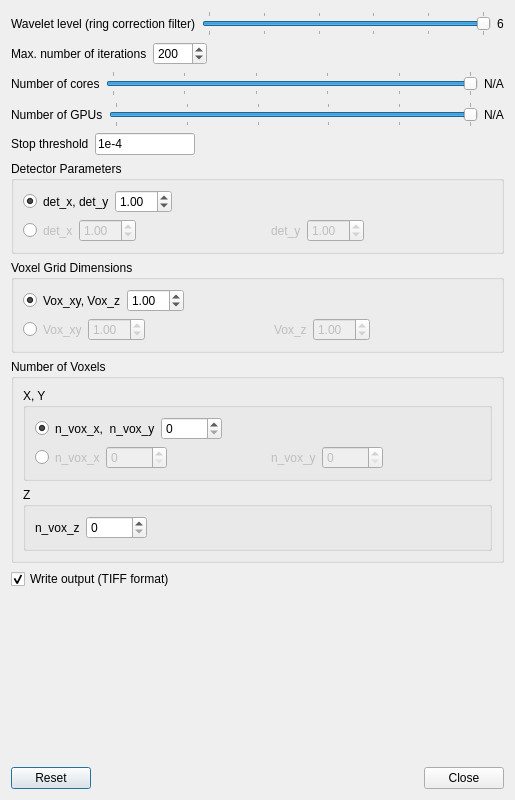
<?xml version="1.0" encoding="UTF-8"?>
<ui version="4.0">
 <class>Dialog</class>
 <widget class="QDialog" name="Dialog">
  <property name="windowModality">
   <enum>Qt::WindowModal</enum>
  </property>
  <property name="geometry">
   <rect>
    <x>0</x>
    <y>0</y>
    <width>515</width>
    <height>800</height>
   </rect>
  </property>
  <property name="minimumSize">
   <size>
    <width>500</width>
    <height>800</height>
   </size>
  </property>
  <property name="maximumSize">
   <size>
    <width>515</width>
    <height>800</height>
   </size>
  </property>
  <property name="windowTitle">
   <string>Dialog</string>
  </property>
  <property name="modal">
   <bool>true</bool>
  </property>
  <layout class="QVBoxLayout" name="verticalLayout_3">
   <item>
    <layout class="QHBoxLayout" name="horizontalLayout_5">
     <item>
      <widget class="QLabel" name="label">
       <property name="text">
        <string>Wavelet level (ring correction filter)</string>
       </property>
      </widget>
     </item>
     <item>
      <widget class="QSlider" name="wavelet_level_slider">
       <property name="minimum">
        <number>1</number>
       </property>
       <property name="maximum">
        <number>6</number>
       </property>
       <property name="pageStep">
        <number>1</number>
       </property>
       <property name="value">
        <number>6</number>
       </property>
       <property name="orientation">
        <enum>Qt::Horizontal</enum>
       </property>
       <property name="tickPosition">
        <enum>QSlider::TicksBothSides</enum>
       </property>
      </widget>
     </item>
     <item>
      <widget class="QLabel" name="wavelet_level_label">
       <property name="text">
        <string>6</string>
       </property>
      </widget>
     </item>
    </layout>
   </item>
   <item>
    <layout class="QHBoxLayout" name="horizontalLayout_6">
     <item>
      <widget class="QLabel" name="label_2">
       <property name="text">
        <string>Max. number of iterations</string>
       </property>
      </widget>
     </item>
     <item>
      <widget class="QSpinBox" name="max_nbr_iterations_spinBox">
       <property name="minimum">
        <number>1</number>
       </property>
       <property name="maximum">
        <number>1000</number>
       </property>
       <property name="value">
        <number>200</number>
       </property>
      </widget>
     </item>
     <item>
      <spacer name="horizontalSpacer_8">
       <property name="orientation">
        <enum>Qt::Horizontal</enum>
       </property>
       <property name="sizeHint" stdset="0">
        <size>
         <width>40</width>
         <height>20</height>
        </size>
       </property>
      </spacer>
     </item>
    </layout>
   </item>
   <item>
    <layout class="QHBoxLayout" name="horizontalLayout_7">
     <item>
      <widget class="QLabel" name="label_3">
       <property name="text">
        <string>Number of cores</string>
       </property>
      </widget>
     </item>
     <item>
      <widget class="QSlider" name="nbr_cores_slider">
       <property name="minimum">
        <number>1</number>
       </property>
       <property name="maximum">
        <number>6</number>
       </property>
       <property name="pageStep">
        <number>1</number>
       </property>
       <property name="value">
        <number>6</number>
       </property>
       <property name="orientation">
        <enum>Qt::Horizontal</enum>
       </property>
       <property name="tickPosition">
        <enum>QSlider::TicksBothSides</enum>
       </property>
      </widget>
     </item>
     <item>
      <widget class="QLabel" name="nbr_cores_label">
       <property name="text">
        <string>N/A</string>
       </property>
      </widget>
     </item>
    </layout>
   </item>
   <item>
    <layout class="QHBoxLayout" name="horizontalLayout_8">
     <item>
      <widget class="QLabel" name="number_of_gpu_first_label">
       <property name="text">
        <string>Number of GPUs</string>
       </property>
      </widget>
     </item>
     <item>
      <widget class="QSlider" name="nbr_gpu_slider">
       <property name="minimum">
        <number>1</number>
       </property>
       <property name="maximum">
        <number>6</number>
       </property>
       <property name="pageStep">
        <number>1</number>
       </property>
       <property name="value">
        <number>6</number>
       </property>
       <property name="orientation">
        <enum>Qt::Horizontal</enum>
       </property>
       <property name="tickPosition">
        <enum>QSlider::TicksBothSides</enum>
       </property>
      </widget>
     </item>
     <item>
      <widget class="QLabel" name="nbr_gpu_label">
       <property name="text">
        <string>N/A</string>
       </property>
      </widget>
     </item>
    </layout>
   </item>
   <item>
    <layout class="QHBoxLayout" name="horizontalLayout_9">
     <item>
      <widget class="QLabel" name="label_5">
       <property name="text">
        <string>Stop threshold</string>
       </property>
      </widget>
     </item>
     <item>
      <widget class="QLineEdit" name="stop_threshold_lineEdit">
       <property name="minimumSize">
        <size>
         <width>100</width>
         <height>0</height>
        </size>
       </property>
       <property name="maximumSize">
        <size>
         <width>100</width>
         <height>16777215</height>
        </size>
       </property>
       <property name="text">
        <string>1e-4</string>
       </property>
      </widget>
     </item>
     <item>
      <spacer name="horizontalSpacer_11">
       <property name="orientation">
        <enum>Qt::Horizontal</enum>
       </property>
       <property name="sizeHint" stdset="0">
        <size>
         <width>40</width>
         <height>20</height>
        </size>
       </property>
      </spacer>
     </item>
    </layout>
   </item>
   <item>
    <widget class="QGroupBox" name="groupBox">
     <property name="title">
      <string>Detector Parameters</string>
     </property>
     <layout class="QVBoxLayout" name="verticalLayout_4">
      <item>
       <layout class="QHBoxLayout" name="horizontalLayout_2">
        <item>
         <widget class="QRadioButton" name="det_x_y_radioButton">
          <property name="text">
           <string/>
          </property>
          <property name="checked">
           <bool>true</bool>
          </property>
         </widget>
        </item>
        <item>
         <widget class="QLabel" name="det_x_y_label">
          <property name="text">
           <string>det_x, det_y</string>
          </property>
         </widget>
        </item>
        <item>
         <widget class="QDoubleSpinBox" name="det_x_y_doubleSpinBox">
          <property name="minimum">
           <double>0.000000000000000</double>
          </property>
          <property name="value">
           <double>1.000000000000000</double>
          </property>
         </widget>
        </item>
        <item>
         <spacer name="horizontalSpacer_3">
          <property name="orientation">
           <enum>Qt::Horizontal</enum>
          </property>
          <property name="sizeHint" stdset="0">
           <size>
            <width>40</width>
            <height>20</height>
           </size>
          </property>
         </spacer>
        </item>
       </layout>
      </item>
      <item>
       <layout class="QHBoxLayout" name="horizontalLayout">
        <item>
         <widget class="QRadioButton" name="det_x_det_x_radioButton">
          <property name="text">
           <string/>
          </property>
         </widget>
        </item>
        <item>
         <widget class="QLabel" name="det_x_label">
          <property name="enabled">
           <bool>false</bool>
          </property>
          <property name="text">
           <string>det_x</string>
          </property>
         </widget>
        </item>
        <item>
         <widget class="QDoubleSpinBox" name="det_x_doubleSpinBox">
          <property name="enabled">
           <bool>false</bool>
          </property>
          <property name="minimum">
           <double>0.000000000000000</double>
          </property>
          <property name="value">
           <double>1.000000000000000</double>
          </property>
         </widget>
        </item>
        <item>
         <spacer name="horizontalSpacer_2">
          <property name="orientation">
           <enum>Qt::Horizontal</enum>
          </property>
          <property name="sizeHint" stdset="0">
           <size>
            <width>40</width>
            <height>20</height>
           </size>
          </property>
         </spacer>
        </item>
        <item>
         <widget class="QLabel" name="det_y_label">
          <property name="enabled">
           <bool>false</bool>
          </property>
          <property name="text">
           <string>det_y</string>
          </property>
         </widget>
        </item>
        <item>
         <widget class="QDoubleSpinBox" name="det_y_doubleSpinBox">
          <property name="enabled">
           <bool>false</bool>
          </property>
          <property name="minimum">
           <double>0.000000000000000</double>
          </property>
          <property name="value">
           <double>1.000000000000000</double>
          </property>
         </widget>
        </item>
        <item>
         <spacer name="horizontalSpacer_14">
          <property name="orientation">
           <enum>Qt::Horizontal</enum>
          </property>
          <property name="sizeHint" stdset="0">
           <size>
            <width>40</width>
            <height>20</height>
           </size>
          </property>
         </spacer>
        </item>
       </layout>
      </item>
     </layout>
    </widget>
   </item>
   <item>
    <widget class="QGroupBox" name="groupBox_2">
     <property name="title">
      <string>Voxel Grid Dimensions</string>
     </property>
     <layout class="QVBoxLayout" name="verticalLayout">
      <item>
       <layout class="QHBoxLayout" name="horizontalLayout_3">
        <item>
         <widget class="QRadioButton" name="vox_xy_z_radioButton">
          <property name="text">
           <string/>
          </property>
          <property name="checked">
           <bool>true</bool>
          </property>
         </widget>
        </item>
        <item>
         <widget class="QLabel" name="vox_xy_z_label">
          <property name="text">
           <string>Vox_xy, Vox_z</string>
          </property>
         </widget>
        </item>
        <item>
         <widget class="QDoubleSpinBox" name="vox_xy_z_doubleSpinBox">
          <property name="minimum">
           <double>0.000000000000000</double>
          </property>
          <property name="value">
           <double>1.000000000000000</double>
          </property>
         </widget>
        </item>
        <item>
         <spacer name="horizontalSpacer_4">
          <property name="orientation">
           <enum>Qt::Horizontal</enum>
          </property>
          <property name="sizeHint" stdset="0">
           <size>
            <width>40</width>
            <height>20</height>
           </size>
          </property>
         </spacer>
        </item>
       </layout>
      </item>
      <item>
       <layout class="QHBoxLayout" name="horizontalLayout_4">
        <item>
         <widget class="QRadioButton" name="vox_xy_vox_z_radioButton">
          <property name="text">
           <string/>
          </property>
         </widget>
        </item>
        <item>
         <widget class="QLabel" name="vox_xy_label">
          <property name="enabled">
           <bool>false</bool>
          </property>
          <property name="text">
           <string>Vox_xy</string>
          </property>
         </widget>
        </item>
        <item>
         <widget class="QDoubleSpinBox" name="vox_xy_doubleSpinBox">
          <property name="enabled">
           <bool>false</bool>
          </property>
          <property name="minimum">
           <double>0.000000000000000</double>
          </property>
          <property name="value">
           <double>1.000000000000000</double>
          </property>
         </widget>
        </item>
        <item>
         <spacer name="horizontalSpacer_5">
          <property name="orientation">
           <enum>Qt::Horizontal</enum>
          </property>
          <property name="sizeHint" stdset="0">
           <size>
            <width>40</width>
            <height>20</height>
           </size>
          </property>
         </spacer>
        </item>
        <item>
         <widget class="QLabel" name="vox_z_label">
          <property name="enabled">
           <bool>false</bool>
          </property>
          <property name="text">
           <string>Vox_z</string>
          </property>
         </widget>
        </item>
        <item>
         <widget class="QDoubleSpinBox" name="vox_z_doubleSpinBox">
          <property name="enabled">
           <bool>false</bool>
          </property>
          <property name="minimum">
           <double>0.000000000000000</double>
          </property>
          <property name="value">
           <double>1.000000000000000</double>
          </property>
         </widget>
        </item>
        <item>
         <spacer name="horizontalSpacer_6">
          <property name="orientation">
           <enum>Qt::Horizontal</enum>
          </property>
          <property name="sizeHint" stdset="0">
           <size>
            <width>40</width>
            <height>20</height>
           </size>
          </property>
         </spacer>
        </item>
       </layout>
      </item>
     </layout>
    </widget>
   </item>
   <item>
    <widget class="QGroupBox" name="groupBox_3">
     <property name="title">
      <string>Number of Voxels</string>
     </property>
     <layout class="QVBoxLayout" name="verticalLayout_2">
      <item>
       <widget class="QGroupBox" name="groupBox_4">
        <property name="title">
         <string>X, Y</string>
        </property>
        <layout class="QVBoxLayout" name="verticalLayout_5">
         <item>
          <layout class="QHBoxLayout" name="horizontalLayout_12">
           <item>
            <widget class="QRadioButton" name="n_vox_x_y_radioButton">
             <property name="text">
              <string/>
             </property>
             <property name="checked">
              <bool>true</bool>
             </property>
            </widget>
           </item>
           <item>
            <widget class="QLabel" name="n_vox_x_n_vox_y_label">
             <property name="text">
              <string>n_vox_x,  n_vox_y</string>
             </property>
            </widget>
           </item>
           <item>
            <widget class="QSpinBox" name="n_vox_x_n_vox_y_spinBox">
             <property name="maximum">
              <number>10000</number>
             </property>
            </widget>
           </item>
           <item>
            <spacer name="horizontalSpacer_7">
             <property name="orientation">
              <enum>Qt::Horizontal</enum>
             </property>
             <property name="sizeHint" stdset="0">
              <size>
               <width>40</width>
               <height>20</height>
              </size>
             </property>
            </spacer>
           </item>
          </layout>
         </item>
         <item>
          <layout class="QHBoxLayout" name="horizontalLayout_13">
           <item>
            <widget class="QRadioButton" name="n_vox_x_n_vox_y_radioButton">
             <property name="text">
              <string/>
             </property>
            </widget>
           </item>
           <item>
            <widget class="QLabel" name="n_vox_x_label">
             <property name="enabled">
              <bool>false</bool>
             </property>
             <property name="text">
              <string>n_vox_x</string>
             </property>
            </widget>
           </item>
           <item>
            <widget class="QSpinBox" name="n_vox_x_spinBox">
             <property name="enabled">
              <bool>false</bool>
             </property>
             <property name="maximum">
              <number>10000</number>
             </property>
            </widget>
           </item>
           <item>
            <spacer name="horizontalSpacer_9">
             <property name="orientation">
              <enum>Qt::Horizontal</enum>
             </property>
             <property name="sizeHint" stdset="0">
              <size>
               <width>40</width>
               <height>20</height>
              </size>
             </property>
            </spacer>
           </item>
           <item>
            <widget class="QLabel" name="n_vox_y_label">
             <property name="enabled">
              <bool>false</bool>
             </property>
             <property name="text">
              <string>n_vox_y</string>
             </property>
            </widget>
           </item>
           <item>
            <widget class="QSpinBox" name="n_vox_y_spinBox">
             <property name="enabled">
              <bool>false</bool>
             </property>
             <property name="maximum">
              <number>10000</number>
             </property>
            </widget>
           </item>
           <item>
            <spacer name="horizontalSpacer_10">
             <property name="orientation">
              <enum>Qt::Horizontal</enum>
             </property>
             <property name="sizeHint" stdset="0">
              <size>
               <width>40</width>
               <height>20</height>
              </size>
             </property>
            </spacer>
           </item>
          </layout>
         </item>
        </layout>
       </widget>
      </item>
      <item>
       <widget class="QGroupBox" name="groupBox_5">
        <property name="title">
         <string>Z</string>
        </property>
        <layout class="QHBoxLayout" name="horizontalLayout_14">
         <item>
          <widget class="QLabel" name="n_vox_z_label">
           <property name="enabled">
            <bool>true</bool>
           </property>
           <property name="text">
            <string>n_vox_z</string>
           </property>
          </widget>
         </item>
         <item>
          <widget class="QSpinBox" name="n_vox_z_spinBox">
           <property name="maximum">
            <number>10000</number>
           </property>
          </widget>
         </item>
         <item>
          <spacer name="horizontalSpacer">
           <property name="orientation">
            <enum>Qt::Horizontal</enum>
           </property>
           <property name="sizeHint" stdset="0">
            <size>
             <width>40</width>
             <height>20</height>
            </size>
           </property>
          </spacer>
         </item>
        </layout>
       </widget>
      </item>
     </layout>
    </widget>
   </item>
   <item>
    <layout class="QHBoxLayout" name="horizontalLayout_10">
     <item>
      <widget class="QCheckBox" name="write_output_checkBox">
       <property name="text">
        <string>Write output (TIFF format)</string>
       </property>
       <property name="checked">
        <bool>true</bool>
       </property>
      </widget>
     </item>
     <item>
      <spacer name="horizontalSpacer_12">
       <property name="orientation">
        <enum>Qt::Horizontal</enum>
       </property>
       <property name="sizeHint" stdset="0">
        <size>
         <width>40</width>
         <height>20</height>
        </size>
       </property>
      </spacer>
     </item>
    </layout>
   </item>
   <item>
    <spacer name="verticalSpacer">
     <property name="orientation">
      <enum>Qt::Vertical</enum>
     </property>
     <property name="sizeHint" stdset="0">
      <size>
       <width>20</width>
       <height>32</height>
      </size>
     </property>
    </spacer>
   </item>
   <item>
    <layout class="QHBoxLayout" name="horizontalLayout_11">
     <item>
      <widget class="QPushButton" name="pushButton">
       <property name="text">
        <string>Reset</string>
       </property>
      </widget>
     </item>
     <item>
      <spacer name="horizontalSpacer_13">
       <property name="orientation">
        <enum>Qt::Horizontal</enum>
       </property>
       <property name="sizeHint" stdset="0">
        <size>
         <width>40</width>
         <height>20</height>
        </size>
       </property>
      </spacer>
     </item>
     <item>
      <widget class="QPushButton" name="close_button">
       <property name="text">
        <string>Close</string>
       </property>
      </widget>
     </item>
    </layout>
   </item>
  </layout>
 </widget>
 <tabstops>
  <tabstop>wavelet_level_slider</tabstop>
  <tabstop>max_nbr_iterations_spinBox</tabstop>
  <tabstop>nbr_cores_slider</tabstop>
  <tabstop>nbr_gpu_slider</tabstop>
  <tabstop>stop_threshold_lineEdit</tabstop>
  <tabstop>det_x_y_radioButton</tabstop>
  <tabstop>det_x_y_doubleSpinBox</tabstop>
  <tabstop>det_x_det_x_radioButton</tabstop>
  <tabstop>det_x_doubleSpinBox</tabstop>
  <tabstop>det_y_doubleSpinBox</tabstop>
  <tabstop>vox_xy_z_radioButton</tabstop>
  <tabstop>vox_xy_z_doubleSpinBox</tabstop>
  <tabstop>vox_xy_vox_z_radioButton</tabstop>
  <tabstop>vox_xy_doubleSpinBox</tabstop>
  <tabstop>vox_z_doubleSpinBox</tabstop>
  <tabstop>n_vox_x_y_radioButton</tabstop>
  <tabstop>n_vox_x_n_vox_y_spinBox</tabstop>
  <tabstop>n_vox_x_n_vox_y_radioButton</tabstop>
  <tabstop>n_vox_x_spinBox</tabstop>
  <tabstop>n_vox_y_spinBox</tabstop>
  <tabstop>n_vox_z_spinBox</tabstop>
  <tabstop>write_output_checkBox</tabstop>
  <tabstop>close_button</tabstop>
  <tabstop>pushButton</tabstop>
 </tabstops>
 <resources/>
 <connections>
  <connection>
   <sender>close_button</sender>
   <signal>clicked()</signal>
   <receiver>Dialog</receiver>
   <slot>accept()</slot>
   <hints>
    <hint type="sourcelabel">
     <x>502</x>
     <y>787</y>
    </hint>
    <hint type="destinationlabel">
     <x>356</x>
     <y>488</y>
    </hint>
   </hints>
  </connection>
  <connection>
   <sender>det_x_y_radioButton</sender>
   <signal>clicked()</signal>
   <receiver>Dialog</receiver>
   <slot>det_clicked()</slot>
   <hints>
    <hint type="sourcelabel">
     <x>34</x>
     <y>235</y>
    </hint>
    <hint type="destinationlabel">
     <x>5</x>
     <y>250</y>
    </hint>
   </hints>
  </connection>
  <connection>
   <sender>det_x_det_x_radioButton</sender>
   <signal>clicked()</signal>
   <receiver>Dialog</receiver>
   <slot>det_clicked()</slot>
   <hints>
    <hint type="sourcelabel">
     <x>32</x>
     <y>276</y>
    </hint>
    <hint type="destinationlabel">
     <x>9</x>
     <y>302</y>
    </hint>
   </hints>
  </connection>
  <connection>
   <sender>vox_xy_z_radioButton</sender>
   <signal>clicked()</signal>
   <receiver>Dialog</receiver>
   <slot>vox_clicked()</slot>
   <hints>
    <hint type="sourcelabel">
     <x>32</x>
     <y>355</y>
    </hint>
    <hint type="destinationlabel">
     <x>8</x>
     <y>361</y>
    </hint>
   </hints>
  </connection>
  <connection>
   <sender>vox_xy_vox_z_radioButton</sender>
   <signal>clicked()</signal>
   <receiver>Dialog</receiver>
   <slot>vox_clicked()</slot>
   <hints>
    <hint type="sourcelabel">
     <x>37</x>
     <y>397</y>
    </hint>
    <hint type="destinationlabel">
     <x>3</x>
     <y>410</y>
    </hint>
   </hints>
  </connection>
  <connection>
   <sender>pushButton</sender>
   <signal>clicked()</signal>
   <receiver>Dialog</receiver>
   <slot>reset_button_clicked()</slot>
   <hints>
    <hint type="sourcelabel">
     <x>61</x>
     <y>787</y>
    </hint>
    <hint type="destinationlabel">
     <x>124</x>
     <y>483</y>
    </hint>
   </hints>
  </connection>
  <connection>
   <sender>n_vox_x_y_radioButton</sender>
   <signal>clicked()</signal>
   <receiver>Dialog</receiver>
   <slot>nbr_vox_clicked()</slot>
   <hints>
    <hint type="sourcelabel">
     <x>60</x>
     <y>504</y>
    </hint>
    <hint type="destinationlabel">
     <x>7</x>
     <y>502</y>
    </hint>
   </hints>
  </connection>
  <connection>
   <sender>n_vox_x_n_vox_y_radioButton</sender>
   <signal>clicked()</signal>
   <receiver>Dialog</receiver>
   <slot>nbr_vox_clicked()</slot>
   <hints>
    <hint type="sourcelabel">
     <x>60</x>
     <y>544</y>
    </hint>
    <hint type="destinationlabel">
     <x>4</x>
     <y>553</y>
    </hint>
   </hints>
  </connection>
  <connection>
   <sender>wavelet_level_slider</sender>
   <signal>valueChanged(int)</signal>
   <receiver>Dialog</receiver>
   <slot>wavelet_level_changed()</slot>
   <hints>
    <hint type="sourcelabel">
     <x>355</x>
     <y>25</y>
    </hint>
    <hint type="destinationlabel">
     <x>505</x>
     <y>16</y>
    </hint>
   </hints>
  </connection>
  <connection>
   <sender>wavelet_level_slider</sender>
   <signal>sliderPressed()</signal>
   <receiver>Dialog</receiver>
   <slot>wavelet_level_clicked()</slot>
   <hints>
    <hint type="sourcelabel">
     <x>322</x>
     <y>29</y>
    </hint>
    <hint type="destinationlabel">
     <x>508</x>
     <y>51</y>
    </hint>
   </hints>
  </connection>
  <connection>
   <sender>nbr_cores_slider</sender>
   <signal>valueChanged(int)</signal>
   <receiver>Dialog</receiver>
   <slot>number_of_cores_changed()</slot>
   <hints>
    <hint type="sourcelabel">
     <x>264</x>
     <y>104</y>
    </hint>
    <hint type="destinationlabel">
     <x>507</x>
     <y>94</y>
    </hint>
   </hints>
  </connection>
  <connection>
   <sender>nbr_cores_slider</sender>
   <signal>sliderPressed()</signal>
   <receiver>Dialog</receiver>
   <slot>number_of_cores_clicked()</slot>
   <hints>
    <hint type="sourcelabel">
     <x>332</x>
     <y>96</y>
    </hint>
    <hint type="destinationlabel">
     <x>473</x>
     <y>112</y>
    </hint>
   </hints>
  </connection>
  <connection>
   <sender>nbr_gpu_slider</sender>
   <signal>valueChanged(int)</signal>
   <receiver>Dialog</receiver>
   <slot>number_of_gpus_changed()</slot>
   <hints>
    <hint type="sourcelabel">
     <x>281</x>
     <y>140</y>
    </hint>
    <hint type="destinationlabel">
     <x>355</x>
     <y>164</y>
    </hint>
   </hints>
  </connection>
  <connection>
   <sender>nbr_gpu_slider</sender>
   <signal>sliderPressed()</signal>
   <receiver>Dialog</receiver>
   <slot>number_of_gpus_clicked()</slot>
   <hints>
    <hint type="sourcelabel">
     <x>338</x>
     <y>136</y>
    </hint>
    <hint type="destinationlabel">
     <x>426</x>
     <y>183</y>
    </hint>
   </hints>
  </connection>
 </connections>
 <slots>
  <slot>det_clicked()</slot>
  <slot>vox_clicked()</slot>
  <slot>reset_button_clicked()</slot>
  <slot>nbr_vox_clicked()</slot>
  <slot>wavelet_level_changed()</slot>
  <slot>wavelet_level_clicked()</slot>
  <slot>number_of_cores_clicked()</slot>
  <slot>number_of_cores_changed()</slot>
  <slot>number_of_gpus_clicked()</slot>
  <slot>number_of_gpus_changed()</slot>
 </slots>
</ui>
